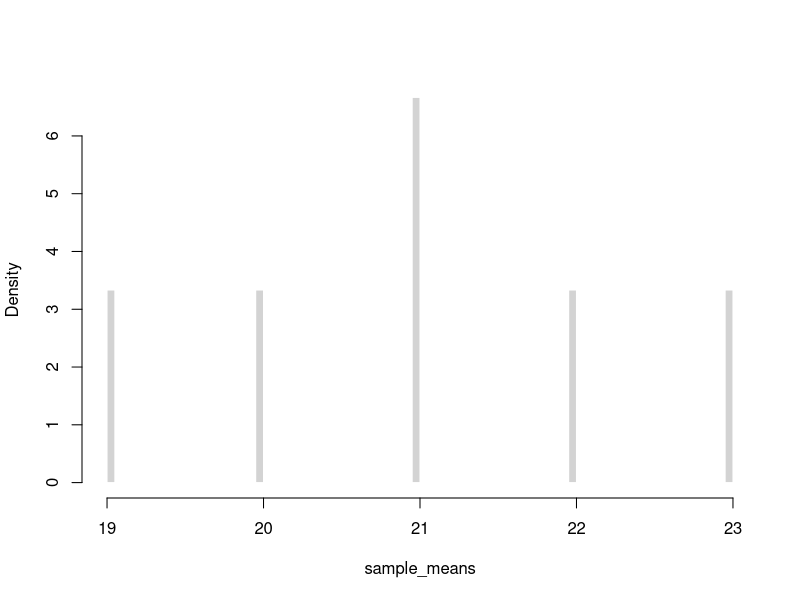
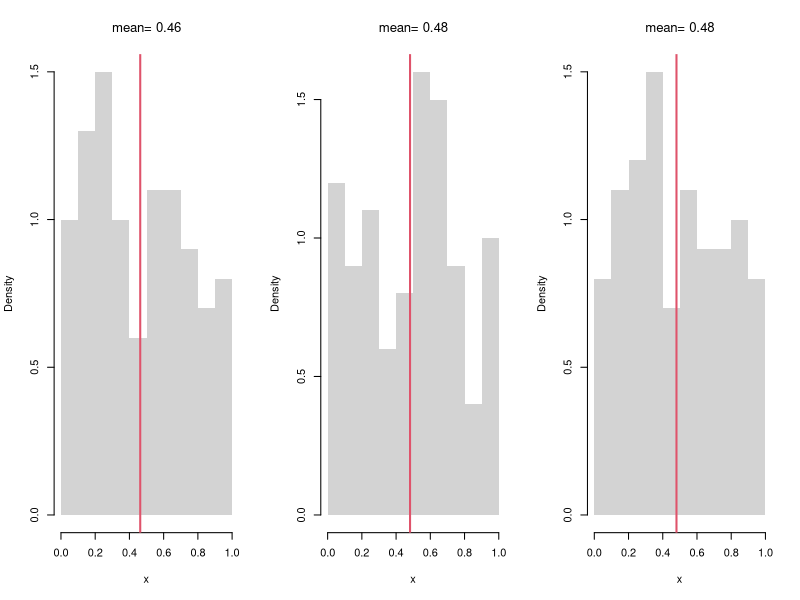
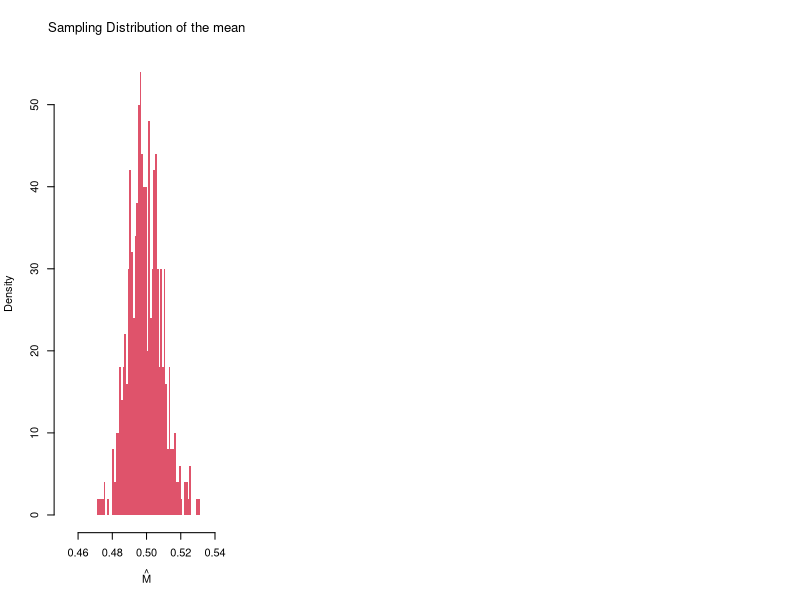
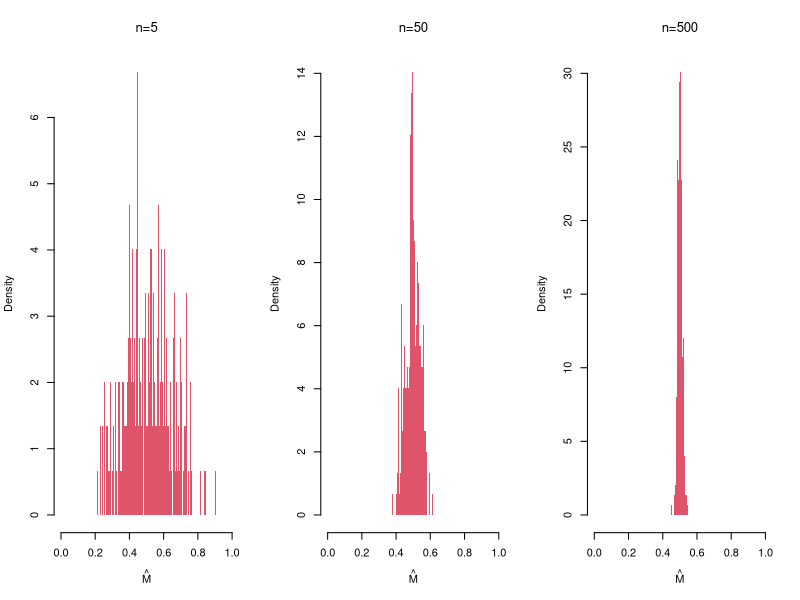
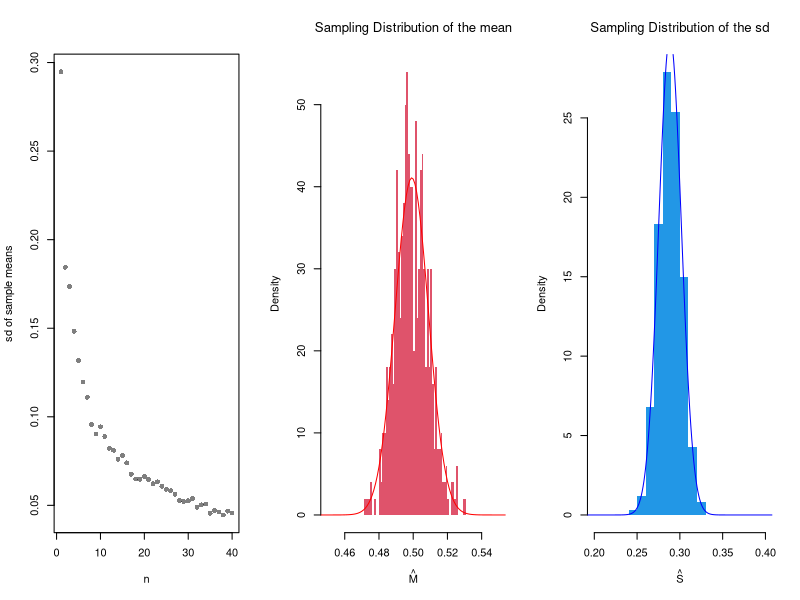
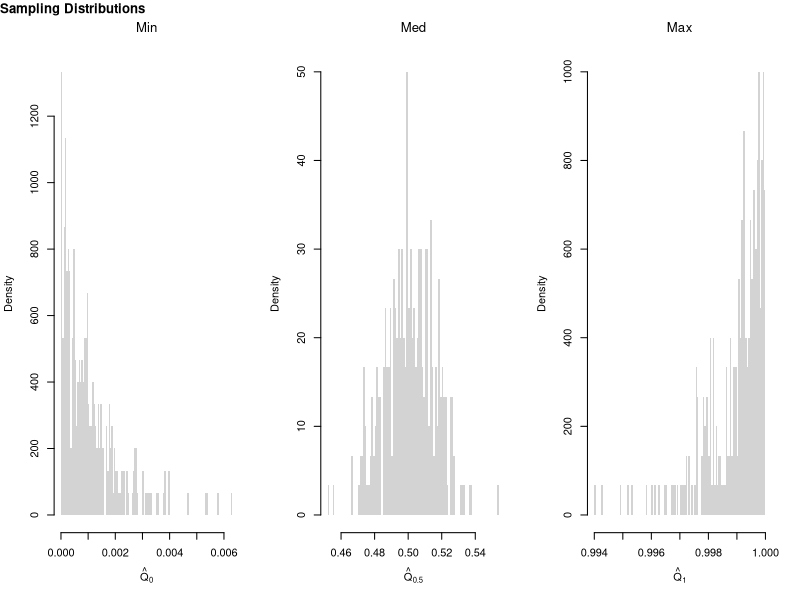
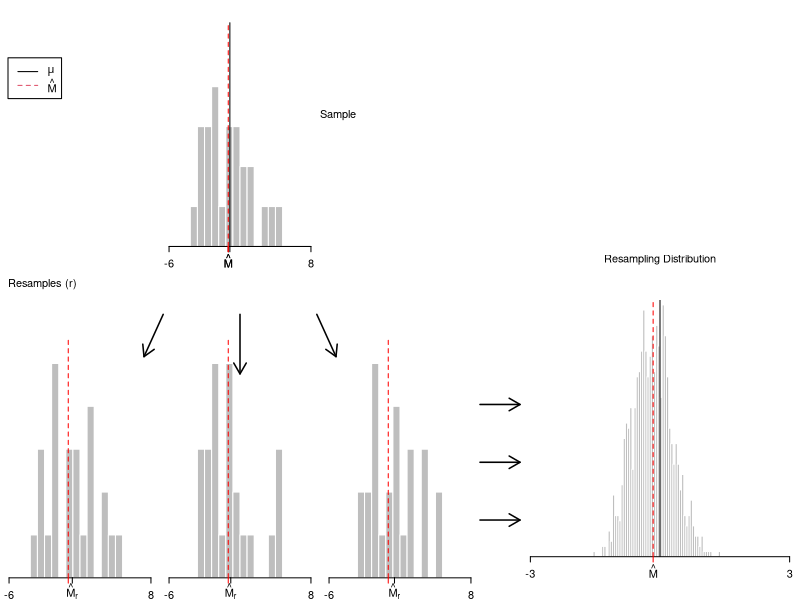
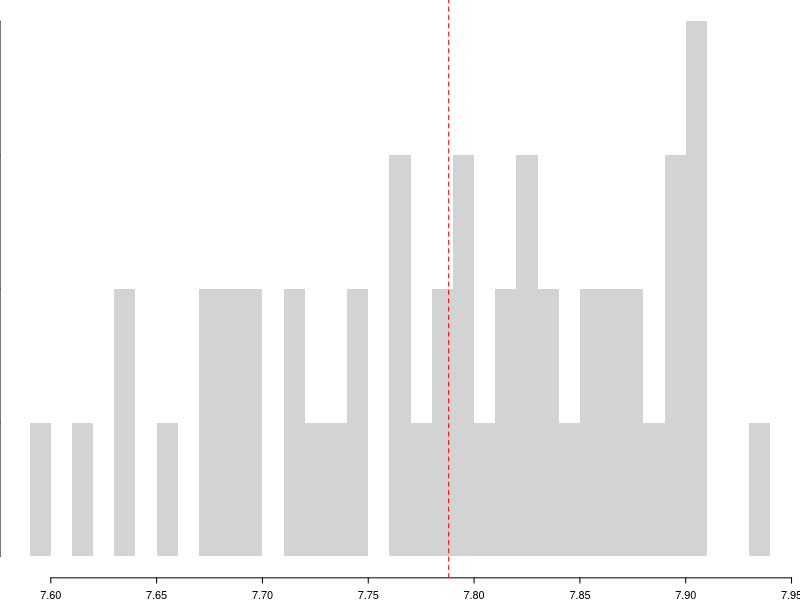

The R script that drew these images, in order:
## ---- chunk 1
#All possible samples of two from {1,2,3,4}
#{1,2} {1,3}, {3,4}
#{2,3} {2,4}
#{3,4}
choose(4,2)

# Simple random sample (no duplicates, equal probability)
x <- c(1,2,3,4)
sample(x, 2, replace=F)
## ---- chunk 2
#All possible samples of two from an enormous bag of numbers {1,2,3,4}
#{1,1} {1,2} {1,3}, {3,4}
#{2,2} {2,3} {2,4}
#{3,3} {3,4}
#{4,4}

# Simple random sample (duplicates, equal probability)
sample(x, 2, replace=T)
## ---- chunk 3
X <- c(18,20,22,24) # Ages for student population
# six possible samples
m1 <- mean( X[c(1,2)] ) #{1,2}
m2 <- mean( X[c(1,3)] ) #{1,3}
m3 <- mean( X[c(1,4)] ) #{3,4}
m4 <- mean( X[c(2,3)] ) #{2,3}
m5 <- mean( X[c(2,4)] ) #{2,4}
m6 <- mean( X[c(3,4)] ) #{3,4}
# sampling distribution
sample_means <- c(m1, m2, m3, m4, m5, m6)
hist(sample_means,
    freq=F, breaks=100,
    main='', border=F)
## ---- chunk 4
# Three Sample Example from infinite population
x1 <- runif(100)
m1 <- mean(x1)
x2 <- runif(100)
m2 <- mean(x2)
x3 <- runif(100)
m3 <- mean(x3)
sample_means <- c(m1, m2, m3)
sample_means

# An Equivalent Approach: fill vector in a loop
sample_means <- vector(length=3)
for(i in seq(sample_means)){
    x <- runif(100)
    m <- mean(x)
    sample_means[i] <- m
}
sample_means
## ---- chunk 5
# Three Sample Example w/ Visual
par(mfrow=c(1,3))
for(b in 1:3){
    x <- runif(100) 
    m <-  mean(x)
    hist(x,
        breaks=seq(0,1,by=.1), #for comparability
        freq=F, main=NA, border=NA)
    abline(v=m, col=2, lwd=2)
    title(paste0('mean= ', round(m,2)),  font.main=1)
}
## ---- chunk 6
# Many sample example
sample_means <- vector(length=500)
for(i in seq_along(sample_means)){
    x <- runif(1000)
    m <- mean(x)
    sample_means[i] <- m
}
hist(sample_means, 
    breaks=seq(0.45,0.55,by=.001),
    border=NA, freq=F,
    col=2, font.main=1, 
    xlab=expression(hat(M)),
    main='Sampling Distribution of the mean')
## ---- chunk 7
m_LLLN <- mean(sample_means)
round(m_LLLN, 3)
## ---- chunk 8
par(mfrow=c(1,3))
for(n in c(5,50,500)){
    sample_means_n <- vector(length=299)
    for(i in seq_along(sample_means_n)){
        x <- runif(n)
        m <- mean(x)
        sample_means_n[i] <- m
    }
    hist(sample_means_n, 
        breaks=seq(0,1,by=.005),
        border=NA, freq=F,
        col=2, font.main=1, 
        xlab=expression(hat(M)),
        main=paste0('n=',n) )
}
## ---- chunk 9
n_seq <- seq(1, 40)
sd_seq <- vector(length=length(n_seq))
for(n in seq_along(sd_seq)){
    sample_means_n <- vector(length=499)
    for(i in seq_along(sample_means_n)){
        x <- runif(n)
        m <- mean(x)
        sample_means_n[i] <- m
    }
    sd_seq[n] <- sd(sample_means_n)
}
plot(n_seq, sd_seq, pch=16, col=grey(0,0.5),
    xlab='n', ylab='sd of sample means', main='')
## ---- chunk 10
hist(sample_means,
    breaks=seq(0.45,0.55,by=.001),
    border=NA, freq=F,
    col=2, font.main=1,
    xlab=expression(hat(M)),
    main='Sampling Distribution of the mean')
    
## Approximately normal?
mu <- mean(sample_means)
mu_sd <- sd(sample_means)
x <- seq(0.1, 0.9, by=0.001)
fx <- dnorm(x, mu, mu_sd)
lines(x, fx, col='red')
## ---- chunk 11
# CLT example of the "sd" statistic
sample_sds <- vector(length=1000)
for(i in seq_along(sample_sds)){
    x <- runif(100) # same distribution
    s <- sd(x) # different statistic
    sample_sds[i] <- s
}
hist(sample_sds,
    breaks=seq(0.2,0.4,by=.01),
    border=NA, freq=F,
    col=4, font.main=1,
    xlab=expression(hat(S)),
    main='Sampling Distribution of the sd')

## Approximately normal?
mu <- mean(sample_sds)
mu_sd <- sd(sample_sds)
x <- seq(0.1, 0.9, by=0.001)
fx <- dnorm(x, mu, mu_sd)
lines(x, fx, col='blue')

# Try another function, such as
my_function <- function(x){ diff(range(exp(x))) }

# try another random variable, such as rexp(100) instead of runif(100)
## ---- chunk 12
# Create 300 samples, each with 1000 random uniform variables
x_samples <- matrix(nrow=300, ncol=1000)
for(i in seq(1,nrow(x_samples))){
    x_samples[i,] <- runif(1000)
}
# Each row is a new sample
length(x_samples[1,])

# Compute min, median, and max for each sample
x_mins <- apply(x_samples, 1, quantile, probs=0)
x_meds <- apply(x_samples, 1, quantile, probs=.5)
x_maxs <- apply(x_samples, 1, quantile, probs=1)

# Plot the sampling distributions of min, median, and max
# Median looks normal. Maximum and Minumum do not!
par(mfrow=c(1,3))
hist(x_mins, breaks=100, main='Min', font.main=1,
    xlab=expression(hat(Q)[0]), border=NA, freq=F)
hist(x_meds, breaks=100, main='Med', font.main=1,
    xlab=expression(hat(Q)[0.5]), border=NA, freq=F)
hist(x_maxs, breaks=100, main='Max', font.main=1,
    xlab=expression(hat(Q)[1]), border=NA, freq=F)
title('Sampling Distributions', outer=T, line=-1, adj=0)
## ---- chunk 13
sample_dat <- USArrests[,'Murder']
sample_mean <- mean(sample_dat)
sample_mean
## ---- chunk 14
# Generate Non-normal Data, from Hesterberg (2015)

# Population is 50% N(-2, 1) and 50% N(2, 4)
populationMean <- c(-2, 2)
populationVar <- c(1, 4)

# Generate samples from population
rPopulation <- function(n){
  # Which distribution is each observation coming from
  di <- sample(1:2, size=n, replace=TRUE, prob=c(.5,.5))
  rnorm(n, mean=populationMean[di], sd=sqrt(populationVar)[di])
}

# Compute Sample Mean
n <- 25
set.seed(2)
sample_dat <- rPopulation(n)
sample_mean <- mean(sample_dat)
## ---- chunk 15
# Plot Bootstrap Mean
# Modified from Hesterberg (2015)

#### Some parameters for figure layout.
divideX <- c(.6, .65)
divideY <- c(0, .32, .33, .65, .70, 1)
useFraction <- .9
Fraction2 <- 0:1 + c(1, -1) * (1-useFraction)/2
rescaleY <- function(x) (x-.33)/.67
divideY3 <- (c(NA, NA, .33, .65, .70, 1) - .33)/.67

PlotSample <- function(data,
    lineMu=TRUE,
    star=FALSE,
    lineM=NULL,
    col="gray"){
  # lineMu: logical, add a vertical line at mu
  # star:  logical, label with xbar* instead of xbar
  # lineM: NULL or numeric; add a vertical line there

  hist(data, breaks=seq(-6, 8, length=21), col=col,
       probability=TRUE, axes=FALSE, new=FALSE, border=0,
       xlab="", xlim=c(-6, 8), ylim=c(0, .351),
       xaxs="i", yaxs="i", main="")
  axis(side=1, at=c(-6, 8))
  axis(side=1, at=mean(data),
       if(star) expression(hat(M)[r]) else expression(hat(M)))
  if(lineMu) {
    segments(mean(populationMean), y0=0, y1=.32)
    axis(side=1, at=mean(populationMean), "")
  }
  if(length(lineM)) {
    segments(lineM, y0=0, y1=.32, col="red", lty=2)
    axis(side=1, at=lineM, "", col="red")
  }
  invisible(NULL)
}

### Plot sample (as substitute for population)
par(fig=c(divideX[1] * (1/3 + 1/3 * Fraction2), divideY3[5:6]),
    mar=.1 + c(2, 0, 0, 0), mex=.8)
PlotSample(sample_dat, lineM=sample_mean)
axis(1, sample_mean, expression(hat(M)), col="red")

### Bootstrap samples
set.seed(2)  ## Cherry Pick Some Good Ones
B <- lapply(1:20, function(b) { sample(sample_dat, replace=T) })
temp <- lapply(B, hist, breaks=seq(-6, 8, length=21), plot=F)
Bii <- which(sapply(temp, function(x) max(x[['counts']])) <= 5)
## Plot the Cherries
par(fig=c(divideX[1] * (0/3 + 1/3*Fraction2), divideY3[3:4]), new=T)
PlotSample(B[[Bii[1]]], sample_mean, lineMu=F, star=T)
par(fig=c(divideX[1] * (1/3 + 1/3*Fraction2), divideY3[3:4]), new=T)
PlotSample(B[[Bii[3]]], sample_mean, lineMu=F, star=T)
par(fig=c(divideX[1] * (2/3 + 1/3*Fraction2), divideY3[3:4]), new=T)
PlotSample(B[[Bii[2]]], sample_mean, lineMu=F, star=T)

### Bootstrap Distribution
par(fig=c(divideX[2], 1, 0, .5), new=T)
par(mar=c(4.1, 0, 0, 0))
set.seed(2)
Bmeans <- sapply(1:999, function(b) {
    dat_b <- sample(sample_dat, replace=T) # c.f. jackknife
    mean(dat_b)
})
hist(Bmeans, xlim=c(-3, 3), ylim=c(0, 1), breaks=61, border=0,
     axes=F, col="gray", freq=F, main="", yaxs="i",
     xlab="", ylab="")
abline(v=sample_mean, col="red", lty=2)
abline(v=mean(populationMean))
axis(1, c(-3, 3))
axis(1, at=sample_mean, expression(hat(M)), col="red")
#axis(3, at=mean(populationMean), expression(mu))

### Arrows
par(mar=c(2.1, 0, 0, 0))
par(fig=c(0, 1, 0, 1), usr=c(0, 1, 0, 1))
arrows(lwd=1.5, length=.125,
       x0=divideX[1] * (.29 + .42 * ppoints(5)[c(1,3,5)]),
       x1=divideX[1] * seq(.3, .7, length=3),
       y0=rescaleY(divideY[4:5] %*% c(.2, .77)) - .05,
       y1=rescaleY(divideY[4] - c(.6, 1, .6)*(divideY[5]-divideY[4])) - .05)
arrows(divideX[1], c(.1, .2, .3), length=.125, divideX[2], lwd=1.5)

### Text
text(.4, .8, adj=0, 'Sample')
text((divideX[2]+1)/2, .55, adj=.5, 'Resampling Distribution')
text(0.01, divideY3[4]+.03, adj=0, "Resamples (r)")
legend(.01, .9, lty=1:2, col=1:2, legend=expression(mu, hat(M)))
## ---- chunk 16
sample_dat <- USArrests[,'Murder']
sample_mean <- mean(sample_dat)

# Jackknife Estimates
n <- length(sample_dat)
jackknife_means <- vector(length=n)
for(i in seq_along(jackknife_means)){
    dat_noti <- sample_dat[-i]
    mean_noti <- mean(dat_noti)
    jackknife_means[i] <- mean_noti
}
hist(jackknife_means, breaks=25,
    border=NA, freq=F,
    main='', xlab=expression(hat(M)[-i]))
abline(v=sample_mean, col='red', lty=2)
## ---- chunk 17
# Bootstrap estimates
bootstrap_means <- vector(length=9999)
for(b in seq_along(bootstrap_means)){
    dat_id <- seq(1,n)
    boot_id <- sample(dat_id , replace=T)
    dat_b  <- sample_dat[boot_id] # c.f. jackknife
    mean_b <- mean(dat_b)
    bootstrap_means[b] <-mean_b
}

hist(bootstrap_means, breaks=25,
    border=NA, freq=F,
    main='', xlab=expression(hat(M)[b]))
abline(v=sample_mean, col='red', lty=2)
## ---- chunk 18
# theoretical probabilities
x <- c(0,1)
x_probs <- c(1/4, 3/4)
# sample draws
coin_sample <- sample(x, prob=x_probs, 1000, replace=T)
Fhat <- ecdf(coin_sample)

x_probs_boot <- c(Fhat(0), 1-Fhat(0))
x_probs_boot # approximately the theoretical value
coin_resample <- sample(x, prob=x_probs_boot, 999, replace=T)
# any draw from here is almost the same as the original process
## ---- chunk 19
sd(sample_dat) # standard deviation
sd(bootstrap_means) # standard error
## ---- chunk 20
B <- 1000 # number of bootstrap samples
Nseq <- seq(1,100, by=1) # different sample sizes

SE <- vector(length=length(Nseq))
for(n in Nseq){
    sample_statistics_n <- vector(length=B)
    for(b in seq(1,B)){
        x_b <- rnorm(n) # Sample of size n
        x_stat_b <- quantile(x_b, probs=.4) # Stat of interest
        sample_statistics_n[b] <- x_stat_b
    }
    se_n <- sd(sample_statistics_n) # How much the stat varies across samples
    SE[n] <- se_n
}

plot(Nseq, SE, pch=16, col=grey(0,.5),
    ylab='standard error', xlab='sample size')
## ---- chunk 21
boot_se <- sd(bootstrap_means)

theory_se <- sd(sample_dat)/sqrt(n)

c(boot_se, theory_se)
